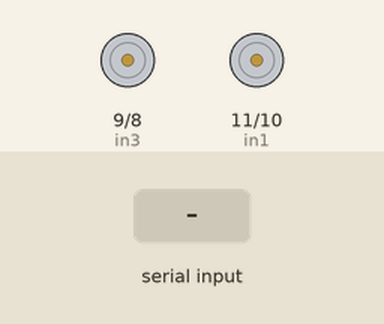
Recording of a sketch running on a simulated Arduino Uno, built with avr-gcc and run on an emulated ATmega328P. Shown: motor-driver pin pairs drawn as motors (green arrow = first pin HIGH = forward, orange = second pin HIGH = backward, longer = more drive). Inputs (shaded band) come from the test bench. What the sketch prints to the serial monitor is not drawn.

Above: at 1.2 s.
1.3 s: "F" received over the second serial link
At 1.9 s:
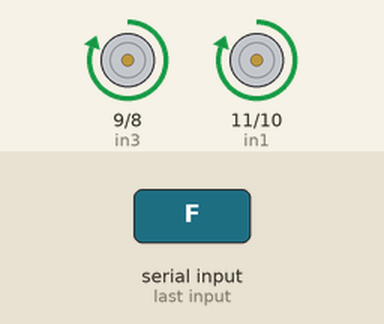
2.8 s: "B" received over the second serial link
At 4.0 s:
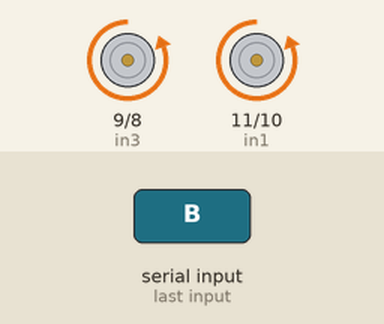
4.3 s: "R" received over the second serial link
At 5.3 s:
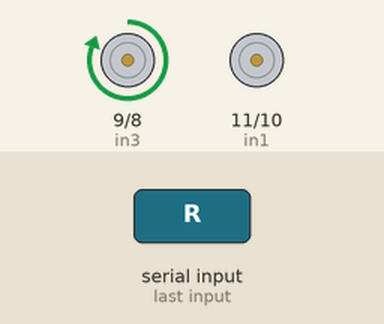
5.8 s: "L" received over the second serial link
At 6.6 s:
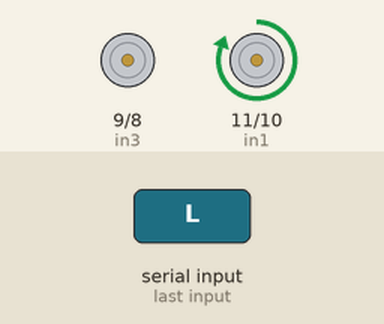
Timing chart, 0 to 8.3 s (numbered marks = the images above; inputs shaded):
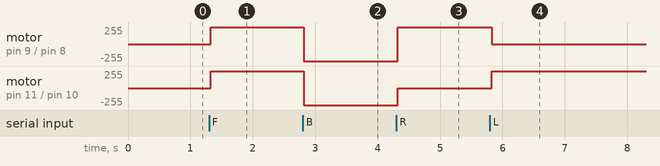

The sketch:

MOTOR.ino
```cpp
//bluetooth defintions
#include <SoftwareSerial.h>
#define rxPin 0
#define txPin 1
SoftwareSerial rf(rxPin,txPin);
char state ;


//motor def

 int in1 = 11;
 int in2 = 10;

 int in3 = 9;
 int in4 = 8;


void FWD(void){

digitalWrite(in1, HIGH);
digitalWrite(in2, LOW);

digitalWrite(in3, HIGH);
digitalWrite(in4, LOW);

  }


void Back(void){

digitalWrite(in1, LOW);
digitalWrite(in2, HIGH);

digitalWrite(in3, LOW);
digitalWrite(in4, HIGH);

  }

void Stop(void){

digitalWrite(in1, LOW);
digitalWrite(in2, LOW);

digitalWrite(in3, LOW);
digitalWrite(in4, LOW);

  }

  void Right(void){


digitalWrite(in1, LOW);
digitalWrite(in2, LOW);

digitalWrite(in3, HIGH);
digitalWrite(in4, LOW);

    }
  void Left(void){


digitalWrite(in1, HIGH);
digitalWrite(in2, LOW);

digitalWrite(in3, LOW);
digitalWrite(in4, LOW);

    }


void setup() {
  // put your setup code here, to run once:
rf.begin(9600);
Serial.begin(9600);

pinMode(in1, OUTPUT);
pinMode(in2, OUTPUT);

pinMode(in3, OUTPUT);
pinMode(in4, OUTPUT);


}

void loop() {
  // put your main code here, to run repeatedly:
 Serial.println("STart   ");
if(rf.available()){
  state=rf.read();
  Serial.println("STAT IS :   ");
  Serial.println(state);
  }

if(state=='S'){Stop();}
else if(state=='F'){FWD();}
else if(state=='B'){Back();}
else if(state=='R'){Right();}
else if(state=='L'){Left();}

}
```

Measured:
- after the input at 1.3 s, motor on pin 9 (in3) / pin 8 (in4), motor on pin 11 (in1) / pin 10 (in2): stopped → forward 255/255 at once
- after the input at 2.8 s, motor on pin 9 (in3) / pin 8 (in4), motor on pin 11 (in1) / pin 10 (in2): forward 255/255 → backward 255/255 at once
- after the input at 4.3 s, motor on pin 9 (in3) / pin 8 (in4): backward 255/255 → forward 255/255 at once; motor on pin 11 (in1) / pin 10 (in2): backward 255/255 → stopped at once
- after the input at 5.8 s, motor on pin 9 (in3) / pin 8 (in4): forward 255/255 → stopped at once; motor on pin 11 (in1) / pin 10 (in2): stopped → forward 255/255 at once
